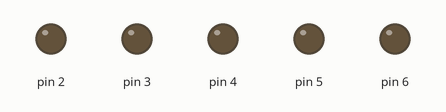
The sketch below on a simulated Arduino Uno, built with avr-gcc and run on an emulated ATmega328P. Shown: output pins drawn as LEDs (lit = HIGH).

Above: at 0.5 s.
At 1.5 s:
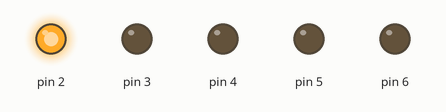
At 3.5 s:
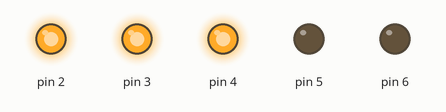
At 6.0 s:
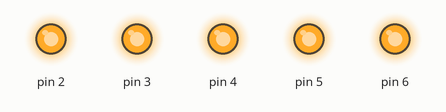
At 9.5 s:
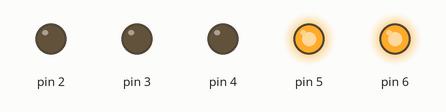
At 13.5 s:
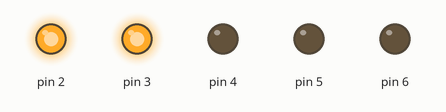
Timing chart, 0 to 14.3 s (numbered marks = the images above):
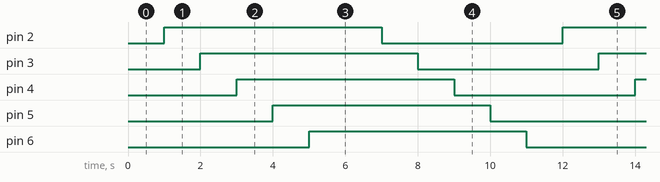

The sketch:

dist_ultrasonic.ino
```cpp
void setup() {
  pinMode(2,OUTPUT);
  pinMode(3,OUTPUT);
  pinMode(4,OUTPUT);
  pinMode(5,OUTPUT);
  pinMode(6,OUTPUT);
}

void loop() {
  delay(1000);
  digitalWrite(2,HIGH);
  delay(1000);
  digitalWrite(3,HIGH);
  delay(1000);
  digitalWrite(4,HIGH);
  delay(1000);
  digitalWrite(5,HIGH);
  delay(1000);
  digitalWrite(6,HIGH);
  delay(2000);
  digitalWrite(2,LOW);
  delay(1000);
  digitalWrite(3,LOW);
  delay(1000);
  digitalWrite(4,LOW);
  delay(1000);
  digitalWrite(5,LOW);
  delay(1000);
  digitalWrite(6,LOW);
}
```

Measured:
- by itself, pin 2–6: alternates HIGH for 6.0 s and LOW for 5.0 s
- by itself, everything shown: repeats every 11.0 s, in 10 steps
